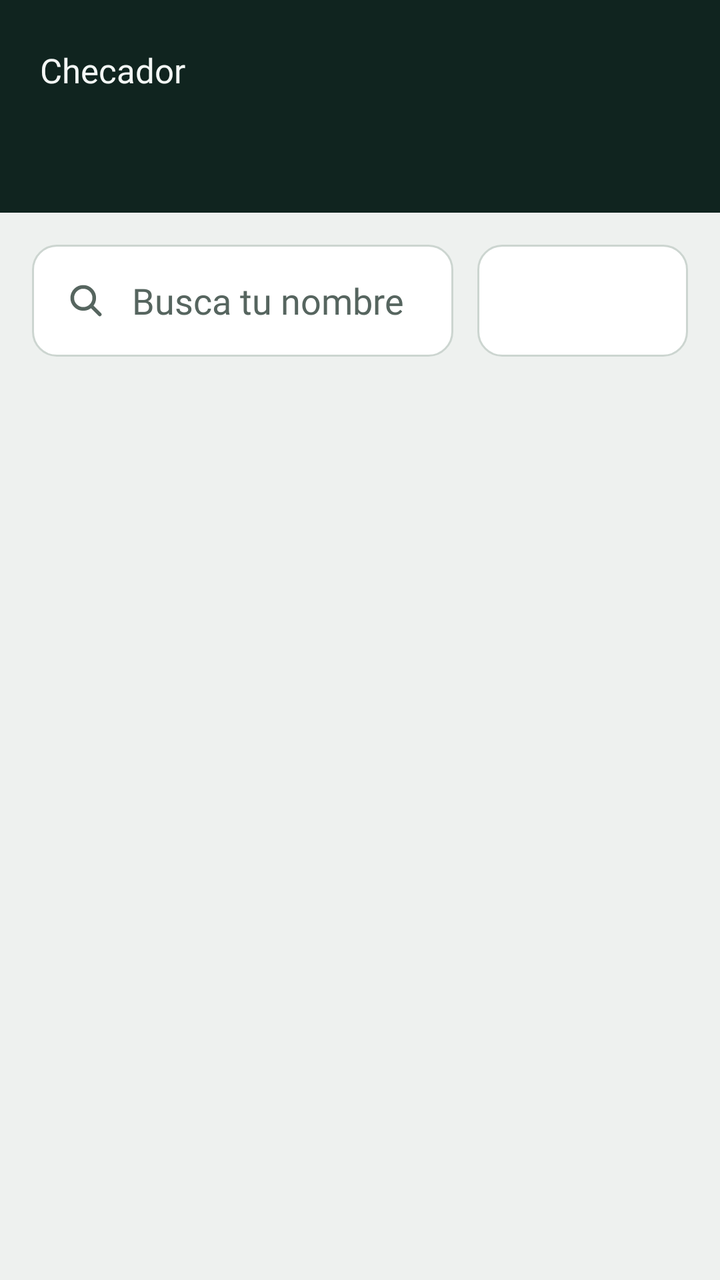
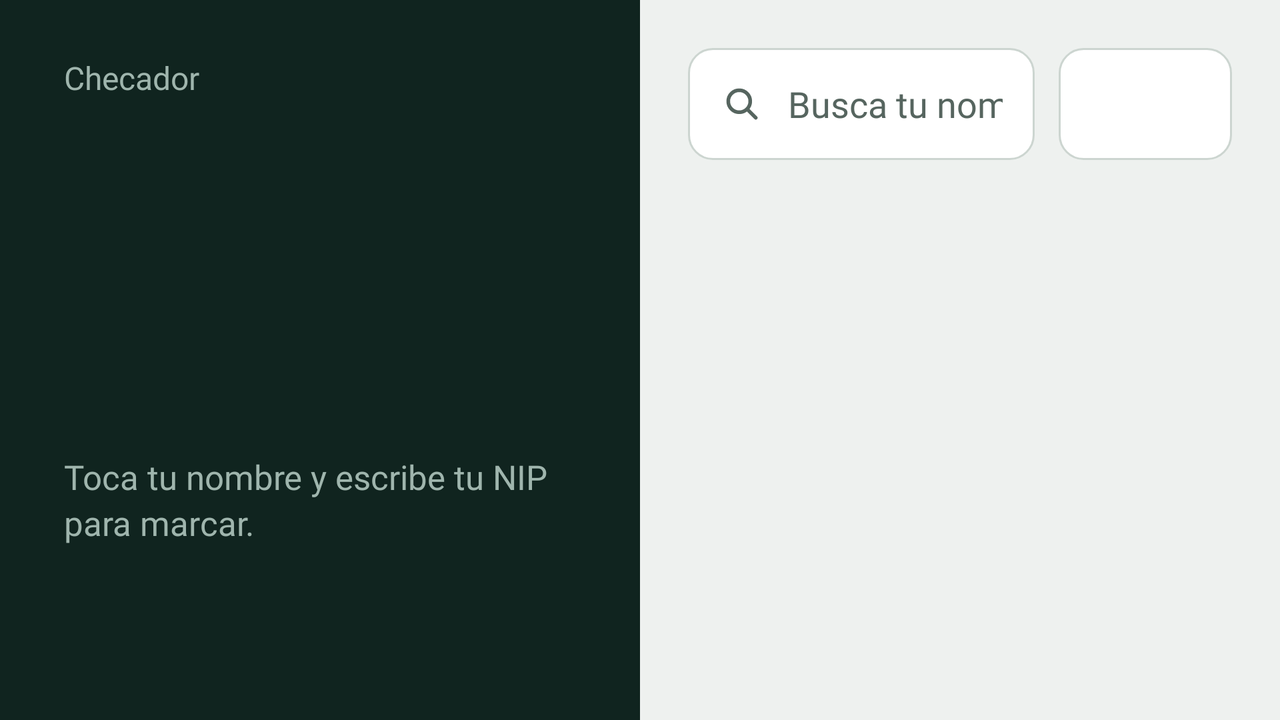

One screen, two layout resources from the same app: the default and the repository's alternative for another configuration. Each is rendered where Android would select it; the XML of both is given below.
<!-- AndroidManifest.xml: application theme Theme.Checador -->
<!-- res/layout/activity_checador.xml -->
<?xml version="1.0" encoding="utf-8"?>
<FrameLayout xmlns:android="http://schemas.android.com/apk/res/android"
    android:id="@+id/raiz"
    android:layout_width="match_parent"
    android:layout_height="match_parent"
    android:background="@color/fondo">

    
    <LinearLayout
        android:id="@+id/lista"
        android:layout_width="match_parent"
        android:layout_height="match_parent"
        android:orientation="vertical">

        <LinearLayout
            android:layout_width="match_parent"
            android:layout_height="wrap_content"
            android:background="@color/riel"
            android:gravity="center_vertical"
            android:orientation="horizontal"
            android:paddingHorizontal="20dp"
            android:paddingVertical="18dp">

            <LinearLayout
                android:layout_width="0dp"
                android:layout_height="wrap_content"
                android:layout_weight="1"
                android:orientation="vertical">

                <TextView
                    android:id="@+id/titulo"
                    android:layout_width="match_parent"
                    android:layout_height="wrap_content"
                    android:minHeight="40dp"
                    android:text="Checador"
                    android:textColor="@color/riel_texto"
                    android:textSize="17sp" />

                <TextView
                    android:id="@+id/conexion"
                    android:layout_width="match_parent"
                    android:layout_height="wrap_content"
                    android:textColor="@color/riel_suave"
                    android:textSize="14sp" />
            </LinearLayout>

            <LinearLayout
                android:layout_width="wrap_content"
                android:layout_height="wrap_content"
                android:layout_marginStart="16dp"
                android:gravity="end"
                android:orientation="vertical">

                <TextView
                    android:id="@+id/reloj"
                    android:layout_width="wrap_content"
                    android:layout_height="wrap_content"
                    android:fontFamily="@font/barlow_semicondensed"
                    android:fontFeatureSettings="tnum"
                    android:includeFontPadding="false"
                    android:letterSpacing="-0.02"
                    android:textColor="@color/riel_texto"
                    android:textSize="@dimen/reloj"
                    android:textStyle="bold" />

                <TextView
                    android:id="@+id/fecha"
                    android:layout_width="wrap_content"
                    android:layout_height="wrap_content"
                    android:textColor="@color/riel_suave"
                    android:textSize="14sp" />
            </LinearLayout>
        </LinearLayout>

        <LinearLayout
            android:layout_width="match_parent"
            android:layout_height="0dp"
            android:layout_weight="1"
            android:orientation="vertical"
            android:paddingHorizontal="16dp"
            android:paddingTop="16dp">

            <include layout="@layout/bloque_buscar" />

            <TextView
                android:id="@+id/vacio"
                android:layout_width="match_parent"
                android:layout_height="wrap_content"
                android:layout_marginTop="48dp"
                android:gravity="center"
                android:textColor="@color/texto_suave"
                android:textSize="18sp"
                android:visibility="gone" />

            <GridView
                android:id="@+id/grid"
                android:layout_width="match_parent"
                android:layout_height="0dp"
                android:layout_marginTop="14dp"
                android:layout_weight="1"
                android:clipToPadding="false"
                android:columnWidth="150dp"
                android:horizontalSpacing="12dp"
                android:listSelector="@android:color/transparent"
                android:numColumns="auto_fit"
                android:paddingBottom="24dp"
                android:scrollbars="none"
                android:stretchMode="columnWidth"
                android:verticalSpacing="12dp" />
        </LinearLayout>
    </LinearLayout>

    
    <LinearLayout
        android:id="@+id/panelNip"
        android:layout_width="match_parent"
        android:layout_height="match_parent"
        android:background="@color/fondo"
        android:clickable="true"
        android:focusable="true"
        android:gravity="center_horizontal"
        android:orientation="vertical"
        android:padding="16dp"
        android:visibility="gone">

        <LinearLayout
            android:layout_width="match_parent"
            android:layout_height="wrap_content"
            android:background="@drawable/panel_persona"
            android:gravity="center_vertical"
            android:orientation="horizontal"
            android:padding="16dp">

            <ImageView
                android:id="@+id/nipFoto"
                android:layout_width="72dp"
                android:layout_height="72dp"
                android:background="@drawable/circulo"
                android:contentDescription="@null"
                android:scaleType="centerCrop" />

            <LinearLayout
                android:layout_width="0dp"
                android:layout_height="wrap_content"
                android:layout_marginHorizontal="14dp"
                android:layout_weight="1"
                android:orientation="vertical">

                <TextView
                    android:id="@+id/nipNombre"
                    android:layout_width="wrap_content"
                    android:layout_height="wrap_content"
                    android:textColor="@color/texto"
                    android:textSize="22sp"
                    android:textStyle="bold" />

                <TextView
                    android:id="@+id/nipAccion"
                    android:layout_width="wrap_content"
                    android:layout_height="wrap_content"
                    android:layout_marginTop="2dp"
                    android:textSize="17sp"
                    android:textStyle="bold" />

                <TextView
                    android:id="@+id/camaraNota"
                    android:layout_width="wrap_content"
                    android:layout_height="wrap_content"
                    android:layout_marginTop="6dp"
                    android:text="Se toma una foto al marcar"
                    android:textColor="@color/texto_suave"
                    android:textSize="13sp" />
            </LinearLayout>

            <FrameLayout
                android:id="@+id/camaraCaja"
                android:layout_width="99dp"
                android:layout_height="132dp"
                android:background="@drawable/camara_marco">

                <TextureView
                    android:id="@+id/camara"
                    android:layout_width="match_parent"
                    android:layout_height="match_parent" />
            </FrameLayout>
        </LinearLayout>

        <FrameLayout
            android:layout_width="match_parent"
            android:layout_height="0dp"
            android:layout_weight="1">

            <include
                layout="@layout/bloque_teclado"
                android:layout_width="@dimen/teclado_ancho"
                android:layout_height="wrap_content"
                android:layout_gravity="center" />
        </FrameLayout>
    </LinearLayout>

    <include layout="@layout/bloque_resultado" />

    
    <FrameLayout
        android:id="@+id/espera"
        android:layout_width="match_parent"
        android:layout_height="match_parent"
        android:background="@color/velo"
        android:clickable="true"
        android:focusable="true"
        android:visibility="gone">

        <ProgressBar
            android:layout_width="64dp"
            android:layout_height="64dp"
            android:layout_gravity="center"
            android:indeterminateTint="@color/acento" />
    </FrameLayout>
</FrameLayout>
<!-- res/layout/bloque_buscar.xml (included above) -->
<?xml version="1.0" encoding="utf-8"?>
<LinearLayout xmlns:android="http://schemas.android.com/apk/res/android"
    android:layout_width="match_parent"
    android:layout_height="wrap_content"
    android:orientation="horizontal">

    <EditText
        android:id="@+id/buscar"
        android:layout_width="0dp"
        android:layout_height="56dp"
        android:layout_weight="2"
        android:background="@drawable/campo"
        android:drawableStart="@drawable/ic_buscar"
        android:drawablePadding="12dp"
        android:hint="Busca tu nombre"
        android:imeOptions="actionDone|flagNoExtractUi"
        android:importantForAutofill="no"
        android:inputType="textPersonName|textNoSuggestions"
        android:paddingHorizontal="16dp"
        android:textColor="@color/texto"
        android:textSize="18sp" />

    <Spinner
        android:id="@+id/depto"
        android:layout_width="0dp"
        android:layout_height="56dp"
        android:layout_marginStart="12dp"
        android:layout_weight="1"
        android:background="@drawable/campo"
        android:popupBackground="@color/superficie" />
</LinearLayout>
<!-- res/layout/bloque_teclado.xml (included above) -->
<?xml version="1.0" encoding="utf-8"?>
<LinearLayout xmlns:android="http://schemas.android.com/apk/res/android"
    android:layout_width="@dimen/teclado_ancho"
    android:layout_height="wrap_content"
    android:gravity="center_horizontal"
    android:orientation="vertical">

    <TextView
        android:layout_width="wrap_content"
        android:layout_height="wrap_content"
        android:text="Escribe tu NIP"
        android:textColor="@color/texto_suave"
        android:textSize="18sp" />

    <TextView
        android:id="@+id/nipPuntos"
        android:layout_width="wrap_content"
        android:layout_height="52dp"
        android:gravity="center"
        android:letterSpacing="0.35"
        android:textColor="@color/acento"
        android:textSize="30sp" />

    <TextView
        android:id="@+id/nipError"
        android:layout_width="match_parent"
        android:layout_height="wrap_content"
        android:gravity="center"
        android:minHeight="26dp"
        android:textColor="@color/error"
        android:textSize="17sp"
        android:textStyle="bold" />

    <GridLayout
        android:id="@+id/teclado"
        android:layout_width="match_parent"
        android:layout_height="wrap_content"
        android:layout_marginTop="6dp"
        android:columnCount="3">

        <Button style="@style/Tecla" android:tag="1" android:text="1" />
        <Button style="@style/Tecla" android:tag="2" android:text="2" />
        <Button style="@style/Tecla" android:tag="3" android:text="3" />
        <Button style="@style/Tecla" android:tag="4" android:text="4" />
        <Button style="@style/Tecla" android:tag="5" android:text="5" />
        <Button style="@style/Tecla" android:tag="6" android:text="6" />
        <Button style="@style/Tecla" android:tag="7" android:text="7" />
        <Button style="@style/Tecla" android:tag="8" android:text="8" />
        <Button style="@style/Tecla" android:tag="9" android:text="9" />
        <Button style="@style/Tecla.Texto" android:tag="borrar" android:text="Borrar" />
        <Button style="@style/Tecla" android:tag="0" android:text="0" />
        <Button style="@style/Tecla.Ok" android:tag="ok" android:text="OK" />
    </GridLayout>

    <Button
        android:id="@+id/nipCancelar"
        android:layout_width="wrap_content"
        android:layout_height="56dp"
        android:layout_marginTop="8dp"
        android:background="@android:color/transparent"
        android:paddingHorizontal="32dp"
        android:stateListAnimator="@animator/pulsar"
        android:text="Cancelar"
        android:textAllCaps="false"
        android:textColor="@color/texto_suave"
        android:textSize="18sp" />
</LinearLayout>
<!-- res/layout/bloque_resultado.xml (included above) -->
<?xml version="1.0" encoding="utf-8"?>
<LinearLayout xmlns:android="http://schemas.android.com/apk/res/android"
    android:id="@+id/panelResultado"
    android:layout_width="match_parent"
    android:layout_height="match_parent"
    android:clickable="true"
    android:focusable="true"
    android:gravity="center"
    android:orientation="vertical"
    android:padding="32dp"
    android:visibility="gone">

    <ImageView
        android:id="@+id/resIcono"
        android:layout_width="104dp"
        android:layout_height="104dp"
        android:contentDescription="@null" />

    <TextView
        android:id="@+id/resTitulo"
        android:layout_width="wrap_content"
        android:layout_height="wrap_content"
        android:layout_marginTop="20dp"
        android:fontFamily="@font/barlow_semicondensed"
        android:fontFeatureSettings="tnum"
        android:gravity="center"
        android:letterSpacing="-0.01"
        android:textColor="@color/sobre_color"
        android:textSize="@dimen/res_titulo"
        android:textStyle="bold" />

    <TextView
        android:id="@+id/resNombre"
        android:layout_width="wrap_content"
        android:layout_height="wrap_content"
        android:layout_marginTop="4dp"
        android:gravity="center"
        android:textColor="@color/sobre_color"
        android:textSize="30sp" />

    <TextView
        android:id="@+id/resDetalle"
        android:layout_width="wrap_content"
        android:layout_height="wrap_content"
        android:layout_marginTop="20dp"
        android:gravity="center"
        android:lineSpacingMultiplier="1.15"
        android:maxWidth="560dp"
        android:textColor="@color/sobre_color_suave"
        android:textSize="20sp" />
</LinearLayout>
<!-- resources referenced by this layout -->
<resources>
  <color name="acento">#0F5D4E</color>
  <color name="error">#C23B32</color>
  <color name="fondo">#EEF1EF</color>
  <color name="riel">#10241F</color>
  <color name="riel_suave">#9FB5AD</color>
  <color name="riel_texto">#F3F7F5</color>
  <color name="sobre_color">#FFFFFF</color>
  <color name="sobre_color_suave">#E6FFFFFF</color>
  <color name="superficie">#FFFFFF</color>
  <color name="texto">#14201C</color>
  <color name="texto_suave">#56655F</color>
  <color name="velo">#D9EEF1EF</color>
  <dimen name="reloj">44sp</dimen>
  <dimen name="res_titulo">52sp</dimen>
  <dimen name="teclado_ancho">340dp</dimen>
  <!-- drawable camara_marco (drawable) -->
  <?xml version="1.0" encoding="utf-8"?>
  <shape xmlns:android="http://schemas.android.com/apk/res/android" android:shape="rectangle"><solid android:color="@color/superficie_alta" /><corners android:radius="14dp" /></shape>
  <!-- drawable campo (drawable) -->
  <?xml version="1.0" encoding="utf-8"?>
  <selector xmlns:android="http://schemas.android.com/apk/res/android"><item android:state_focused="true"><shape android:shape="rectangle"><solid android:color="@color/superficie" /><stroke android:width="2dp" android:color="@color/acento" /><corners android:radius="12dp" /></shape></item><item><shape android:shape="rectangle"><solid android:color="@color/superficie" /><stroke android:width="1dp" android:color="@color/borde" /><corners android:radius="12dp" /></shape></item></selector>
  <!-- drawable circulo (drawable) -->
  <?xml version="1.0" encoding="utf-8"?>
  <shape xmlns:android="http://schemas.android.com/apk/res/android" android:shape="oval"><solid android:color="@color/superficie_alta" /></shape>
  <!-- drawable panel_persona (drawable) -->
  <?xml version="1.0" encoding="utf-8"?>
  <shape xmlns:android="http://schemas.android.com/apk/res/android" android:shape="rectangle"><solid android:color="@color/superficie" /><corners android:radius="18dp" /></shape>
  <style name="Tecla.Ok">
          <item name="android:background">@drawable/tecla_ok</item>
          <item name="android:textColor">@color/sobre_color</item>
          <item name="android:textSize">26sp</item>
      </style>
  <style name="Tecla.Texto">
          <item name="android:fontFamily">@font/barlow</item>
          <item name="android:textStyle">normal</item>
          <item name="android:textSize">18sp</item>
          <item name="android:textColor">@color/texto_suave</item>
      </style>
  <color name="superficie_alta">#E0E6E2</color>
  <color name="borde">#CCD5D0</color>
  <dimen name="tecla_alto">68dp</dimen>
  <!-- drawable tecla (drawable) -->
  <?xml version="1.0" encoding="utf-8"?>
  <selector xmlns:android="http://schemas.android.com/apk/res/android"><item android:state_pressed="true"><shape android:shape="rectangle"><solid android:color="@color/superficie_alta" /><corners android:radius="16dp" /></shape></item><item><shape android:shape="rectangle"><solid android:color="@color/superficie" /><corners android:radius="16dp" /></shape></item></selector>
  <!-- drawable tecla_ok (drawable) -->
  <?xml version="1.0" encoding="utf-8"?>
  <selector xmlns:android="http://schemas.android.com/apk/res/android"><item android:state_pressed="true"><shape android:shape="rectangle"><solid android:color="@color/acento_pulsado" /><corners android:radius="16dp" /></shape></item><item><shape android:shape="rectangle"><solid android:color="@color/acento" /><corners android:radius="16dp" /></shape></item></selector>
  <color name="acento_pulsado">#0A4539</color>
  <!-- some entries are left out for length -->
</resources>
<!-- res/layout-land/activity_checador.xml (the repository's variant of the layout above) -->
<!-- drawn on the phone turned sideways -->
<?xml version="1.0" encoding="utf-8"?>
<FrameLayout xmlns:android="http://schemas.android.com/apk/res/android"
    android:id="@+id/raiz"
    android:layout_width="match_parent"
    android:layout_height="match_parent"
    android:background="@color/fondo">

    
    <LinearLayout
        android:id="@+id/lista"
        android:layout_width="match_parent"
        android:layout_height="match_parent"
        android:orientation="horizontal">

        <LinearLayout
            android:layout_width="320dp"
            android:layout_height="match_parent"
            android:background="@color/riel"
            android:orientation="vertical"
            android:paddingHorizontal="32dp"
            android:paddingVertical="28dp">

            <TextView
                android:id="@+id/titulo"
                android:layout_width="match_parent"
                android:layout_height="wrap_content"
                android:minHeight="48dp"
                android:text="Checador"
                android:textColor="@color/riel_suave"
                android:textSize="16sp" />

            <View
                android:layout_width="0dp"
                android:layout_height="0dp"
                android:layout_weight="1" />

            <TextView
                android:id="@+id/reloj"
                android:layout_width="wrap_content"
                android:layout_height="wrap_content"
                android:fontFamily="@font/barlow_semicondensed"
                android:fontFeatureSettings="tnum"
                android:includeFontPadding="false"
                android:letterSpacing="-0.02"
                android:textColor="@color/riel_texto"
                android:textSize="@dimen/reloj"
                android:textStyle="bold" />

            <TextView
                android:id="@+id/fecha"
                android:layout_width="wrap_content"
                android:layout_height="wrap_content"
                android:layout_marginTop="6dp"
                android:textColor="@color/riel_texto"
                android:textSize="20sp" />

            <TextView
                android:layout_width="wrap_content"
                android:layout_height="wrap_content"
                android:layout_marginTop="28dp"
                android:lineSpacingMultiplier="1.15"
                android:text="Toca tu nombre y escribe tu NIP para marcar."
                android:textColor="@color/riel_suave"
                android:textSize="17sp" />

            <View
                android:layout_width="0dp"
                android:layout_height="0dp"
                android:layout_weight="1" />

            <TextView
                android:id="@+id/conexion"
                android:layout_width="match_parent"
                android:layout_height="wrap_content"
                android:textColor="@color/riel_suave"
                android:textSize="15sp" />
        </LinearLayout>

        <LinearLayout
            android:layout_width="0dp"
            android:layout_height="match_parent"
            android:layout_weight="1"
            android:orientation="vertical"
            android:paddingHorizontal="24dp"
            android:paddingTop="24dp">

            <include layout="@layout/bloque_buscar" />

            <TextView
                android:id="@+id/vacio"
                android:layout_width="match_parent"
                android:layout_height="wrap_content"
                android:layout_marginTop="48dp"
                android:gravity="center"
                android:textColor="@color/texto_suave"
                android:textSize="18sp"
                android:visibility="gone" />

            <GridView
                android:id="@+id/grid"
                android:layout_width="match_parent"
                android:layout_height="0dp"
                android:layout_marginTop="16dp"
                android:layout_weight="1"
                android:clipToPadding="false"
                android:columnWidth="156dp"
                android:horizontalSpacing="12dp"
                android:listSelector="@android:color/transparent"
                android:numColumns="auto_fit"
                android:paddingBottom="24dp"
                android:scrollbars="none"
                android:stretchMode="columnWidth"
                android:verticalSpacing="12dp" />
        </LinearLayout>
    </LinearLayout>

    
    <LinearLayout
        android:id="@+id/panelNip"
        android:layout_width="match_parent"
        android:layout_height="match_parent"
        android:background="@color/fondo"
        android:clickable="true"
        android:focusable="true"
        android:orientation="horizontal"
        android:visibility="gone">

        <LinearLayout
            android:layout_width="0dp"
            android:layout_height="match_parent"
            android:layout_weight="1"
            android:background="@color/superficie"
            android:gravity="center"
            android:orientation="vertical"
            android:padding="32dp">

            <ImageView
                android:id="@+id/nipFoto"
                android:layout_width="136dp"
                android:layout_height="136dp"
                android:background="@drawable/circulo"
                android:contentDescription="@null"
                android:scaleType="centerCrop" />

            <TextView
                android:id="@+id/nipNombre"
                android:layout_width="wrap_content"
                android:layout_height="wrap_content"
                android:layout_marginTop="18dp"
                android:gravity="center"
                android:textColor="@color/texto"
                android:textSize="32sp"
                android:textStyle="bold" />

            <TextView
                android:id="@+id/nipAccion"
                android:layout_width="wrap_content"
                android:layout_height="wrap_content"
                android:layout_marginTop="4dp"
                android:textSize="21sp"
                android:textStyle="bold" />

            <FrameLayout
                android:id="@+id/camaraCaja"
                android:layout_width="220dp"
                android:layout_height="165dp"
                android:layout_marginTop="28dp"
                android:background="@drawable/camara_marco">

                <TextureView
                    android:id="@+id/camara"
                    android:layout_width="match_parent"
                    android:layout_height="match_parent" />
            </FrameLayout>

            <TextView
                android:id="@+id/camaraNota"
                android:layout_width="wrap_content"
                android:layout_height="wrap_content"
                android:layout_marginTop="10dp"
                android:text="Se toma una foto al marcar"
                android:textColor="@color/texto_suave"
                android:textSize="14sp" />
        </LinearLayout>

        <FrameLayout
            android:layout_width="0dp"
            android:layout_height="match_parent"
            android:layout_weight="1"
            android:padding="24dp">

            <include
                layout="@layout/bloque_teclado"
                android:layout_width="@dimen/teclado_ancho"
                android:layout_height="wrap_content"
                android:layout_gravity="center" />
        </FrameLayout>
    </LinearLayout>

    <include layout="@layout/bloque_resultado" />

    
    <FrameLayout
        android:id="@+id/espera"
        android:layout_width="match_parent"
        android:layout_height="match_parent"
        android:background="@color/velo"
        android:clickable="true"
        android:focusable="true"
        android:visibility="gone">

        <ProgressBar
            android:layout_width="64dp"
            android:layout_height="64dp"
            android:layout_gravity="center"
            android:indeterminateTint="@color/acento" />
    </FrameLayout>
</FrameLayout>
<!-- resources referenced by the variant -->
<!-- as the phone turned sideways resolves them -->
<resources>
  <color name="acento">#0F5D4E</color>
  <color name="error">#C23B32</color>
  <color name="fondo">#EEF1EF</color>
  <color name="riel">#10241F</color>
  <color name="riel_suave">#9FB5AD</color>
  <color name="riel_texto">#F3F7F5</color>
  <color name="sobre_color">#FFFFFF</color>
  <color name="sobre_color_suave">#E6FFFFFF</color>
  <color name="superficie">#FFFFFF</color>
  <color name="texto">#14201C</color>
  <color name="texto_suave">#56655F</color>
  <color name="velo">#D9EEF1EF</color>
  <dimen name="reloj">44sp</dimen>
  <dimen name="res_titulo">52sp</dimen>
  <dimen name="teclado_ancho">340dp</dimen>
  <!-- drawable camara_marco (drawable) -->
  <?xml version="1.0" encoding="utf-8"?>
  <shape xmlns:android="http://schemas.android.com/apk/res/android" android:shape="rectangle"><solid android:color="@color/superficie_alta" /><corners android:radius="14dp" /></shape>
  <!-- drawable campo (drawable) -->
  <?xml version="1.0" encoding="utf-8"?>
  <selector xmlns:android="http://schemas.android.com/apk/res/android"><item android:state_focused="true"><shape android:shape="rectangle"><solid android:color="@color/superficie" /><stroke android:width="2dp" android:color="@color/acento" /><corners android:radius="12dp" /></shape></item><item><shape android:shape="rectangle"><solid android:color="@color/superficie" /><stroke android:width="1dp" android:color="@color/borde" /><corners android:radius="12dp" /></shape></item></selector>
  <!-- drawable circulo (drawable) -->
  <?xml version="1.0" encoding="utf-8"?>
  <shape xmlns:android="http://schemas.android.com/apk/res/android" android:shape="oval"><solid android:color="@color/superficie_alta" /></shape>
  <!-- drawable ic_buscar (drawable) -->
  <?xml version="1.0" encoding="utf-8"?>
  <vector xmlns:android="http://schemas.android.com/apk/res/android" android:width="22dp" android:height="22dp" android:viewportWidth="24" android:viewportHeight="24"><path android:fillColor="#00000000" android:pathData="M10.5,4.5a6,6 0,1 1,0 12a6,6 0,1 1,0 -12" android:strokeWidth="2" android:strokeColor="#56655F" android:strokeLineCap="round" android:strokeLineJoin="round" /><path android:fillColor="#00000000" android:pathData="M15,15l4.5,4.5" android:strokeWidth="2" android:strokeColor="#56655F" android:strokeLineCap="round" android:strokeLineJoin="round" /></vector>
  <style name="Tecla.Ok">
          <item name="android:background">@drawable/tecla_ok</item>
          <item name="android:textColor">@color/sobre_color</item>
          <item name="android:textSize">26sp</item>
      </style>
  <style name="Tecla.Texto">
          <item name="android:fontFamily">@font/barlow</item>
          <item name="android:textStyle">normal</item>
          <item name="android:textSize">18sp</item>
          <item name="android:textColor">@color/texto_suave</item>
      </style>
  <color name="superficie_alta">#E0E6E2</color>
  <color name="borde">#CCD5D0</color>
  <dimen name="tecla_alto">68dp</dimen>
  <!-- drawable tecla (drawable) -->
  <?xml version="1.0" encoding="utf-8"?>
  <selector xmlns:android="http://schemas.android.com/apk/res/android"><item android:state_pressed="true"><shape android:shape="rectangle"><solid android:color="@color/superficie_alta" /><corners android:radius="16dp" /></shape></item><item><shape android:shape="rectangle"><solid android:color="@color/superficie" /><corners android:radius="16dp" /></shape></item></selector>
  <!-- drawable tecla_ok (drawable) -->
  <?xml version="1.0" encoding="utf-8"?>
  <selector xmlns:android="http://schemas.android.com/apk/res/android"><item android:state_pressed="true"><shape android:shape="rectangle"><solid android:color="@color/acento_pulsado" /><corners android:radius="16dp" /></shape></item><item><shape android:shape="rectangle"><solid android:color="@color/acento" /><corners android:radius="16dp" /></shape></item></selector>
  <color name="acento_pulsado">#0A4539</color>
  <!-- some entries are left out for length -->
</resources>
